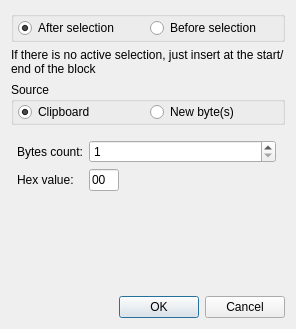
<?xml version="1.0" encoding="UTF-8"?>
<ui version="4.0">
<comment>
  * Released as open source by NCC Group Plc - http://www.nccgroup.com/
  *
  * Developed by Gabriel Caudrelier, gabriel dot caudrelier at nccgroup dot com
  *
  * https://github.com/nccgroup/pip3line
  *
  * Released under AGPL see LICENSE for more information
</comment>
 <class>InsertDialog</class>
 <widget class="QDialog" name="InsertDialog">
  <property name="geometry">
   <rect>
    <x>0</x>
    <y>0</y>
    <width>264</width>
    <height>327</height>
   </rect>
  </property>
  <property name="sizePolicy">
   <sizepolicy hsizetype="Maximum" vsizetype="Maximum">
    <horstretch>0</horstretch>
    <verstretch>0</verstretch>
   </sizepolicy>
  </property>
  <property name="windowTitle">
   <string>Insertion</string>
  </property>
  <layout class="QVBoxLayout" name="verticalLayout">
   <item>
    <widget class="QGroupBox" name="insertGroupBox">
     <property name="title">
      <string/>
     </property>
     <layout class="QHBoxLayout" name="horizontalLayout">
      <property name="spacing">
       <number>0</number>
      </property>
      <property name="leftMargin">
       <number>4</number>
      </property>
      <property name="topMargin">
       <number>0</number>
      </property>
      <property name="rightMargin">
       <number>0</number>
      </property>
      <property name="bottomMargin">
       <number>0</number>
      </property>
      <item>
       <widget class="QRadioButton" name="afterRadioButton">
        <property name="text">
         <string>After selection</string>
        </property>
        <property name="checked">
         <bool>true</bool>
        </property>
       </widget>
      </item>
      <item>
       <widget class="QRadioButton" name="beforeRadioButton">
        <property name="text">
         <string>Before selection</string>
        </property>
       </widget>
      </item>
     </layout>
    </widget>
   </item>
   <item>
    <widget class="QLabel" name="insertLabel">
     <property name="sizePolicy">
      <sizepolicy hsizetype="Minimum" vsizetype="Maximum">
       <horstretch>0</horstretch>
       <verstretch>0</verstretch>
      </sizepolicy>
     </property>
     <property name="text">
      <string>If there is no active selection, just insert at the start/end of the block</string>
     </property>
     <property name="wordWrap">
      <bool>true</bool>
     </property>
    </widget>
   </item>
   <item>
    <widget class="QGroupBox" name="typeGroupBox">
     <property name="title">
      <string>Source</string>
     </property>
     <layout class="QHBoxLayout" name="horizontalLayout_2">
      <property name="spacing">
       <number>0</number>
      </property>
      <property name="leftMargin">
       <number>4</number>
      </property>
      <property name="topMargin">
       <number>0</number>
      </property>
      <property name="rightMargin">
       <number>0</number>
      </property>
      <property name="bottomMargin">
       <number>0</number>
      </property>
      <item>
       <widget class="QRadioButton" name="clipboardRadioButton">
        <property name="text">
         <string>Clipboard</string>
        </property>
        <property name="checked">
         <bool>true</bool>
        </property>
       </widget>
      </item>
      <item>
       <widget class="QRadioButton" name="newBytesRadioButton">
        <property name="text">
         <string>New byte(s)</string>
        </property>
        <property name="checked">
         <bool>false</bool>
        </property>
       </widget>
      </item>
     </layout>
    </widget>
   </item>
   <item>
    <widget class="QStackedWidget" name="typeStackedWidget">
     <property name="currentIndex">
      <number>1</number>
     </property>
     <widget class="QWidget" name="clipboardPage">
      <layout class="QVBoxLayout" name="verticalLayout_3">
       <property name="spacing">
        <number>3</number>
       </property>
       <property name="margin">
        <number>0</number>
       </property>
       <item>
        <widget class="QGroupBox" name="clipboardGroupBox">
         <property name="sizePolicy">
          <sizepolicy hsizetype="Preferred" vsizetype="Preferred">
           <horstretch>0</horstretch>
           <verstretch>0</verstretch>
          </sizepolicy>
         </property>
         <property name="title">
          <string>Decode clipboard input as</string>
         </property>
         <property name="checkable">
          <bool>false</bool>
         </property>
         <layout class="QVBoxLayout" name="verticalLayout_2">
          <property name="spacing">
           <number>-1</number>
          </property>
          <property name="leftMargin">
           <number>4</number>
          </property>
          <property name="topMargin">
           <number>0</number>
          </property>
          <property name="rightMargin">
           <number>0</number>
          </property>
          <property name="bottomMargin">
           <number>0</number>
          </property>
          <item>
           <widget class="QRadioButton" name="textRadioButton">
            <property name="text">
             <string>Text (UTF-8)</string>
            </property>
            <property name="checked">
             <bool>true</bool>
            </property>
           </widget>
          </item>
          <item>
           <widget class="QRadioButton" name="hexRadioButton">
            <property name="text">
             <string>Hexadecimal</string>
            </property>
           </widget>
          </item>
          <item>
           <widget class="QRadioButton" name="escapedHexRadioButton">
            <property name="text">
             <string>Escaped Hexadecimal (i.e. \xFF\x01)</string>
            </property>
           </widget>
          </item>
          <item>
           <widget class="QRadioButton" name="cStyleRadioButton">
            <property name="text">
             <string>C-Style array (i.e. { 0xFF, 0x01 })</string>
            </property>
           </widget>
          </item>
          <item>
           <widget class="QRadioButton" name="base64RadioButton">
            <property name="text">
             <string>Base64 (RFC 2048)</string>
            </property>
           </widget>
          </item>
          <item>
           <widget class="QRadioButton" name="urlRadioButton">
            <property name="text">
             <string>Url encoded</string>
            </property>
           </widget>
          </item>
         </layout>
        </widget>
       </item>
      </layout>
     </widget>
     <widget class="QWidget" name="newBytesPage">
      <layout class="QFormLayout" name="formLayout">
       <property name="labelAlignment">
        <set>Qt::AlignLeading|Qt::AlignLeft|Qt::AlignVCenter</set>
       </property>
       <property name="leftMargin">
        <number>6</number>
       </property>
       <item row="0" column="0">
        <widget class="QLabel" name="countLabel">
         <property name="text">
          <string>Bytes count:</string>
         </property>
        </widget>
       </item>
       <item row="0" column="1">
        <widget class="QSpinBox" name="countSpinBox">
         <property name="minimum">
          <number>1</number>
         </property>
         <property name="maximum">
          <number>200</number>
         </property>
        </widget>
       </item>
       <item row="2" column="0">
        <widget class="QLabel" name="valueLabel">
         <property name="text">
          <string>Hex value:</string>
         </property>
        </widget>
       </item>
       <item row="2" column="1">
        <widget class="QLineEdit" name="valueLineEdit">
         <property name="maximumSize">
          <size>
           <width>30</width>
           <height>16777215</height>
          </size>
         </property>
         <property name="inputMask">
          <string>HH; </string>
         </property>
         <property name="text">
          <string>00</string>
         </property>
         <property name="maxLength">
          <number>2</number>
         </property>
         <property name="cursorPosition">
          <number>2</number>
         </property>
        </widget>
       </item>
      </layout>
     </widget>
    </widget>
   </item>
   <item>
    <widget class="QDialogButtonBox" name="buttonBox">
     <property name="orientation">
      <enum>Qt::Horizontal</enum>
     </property>
     <property name="standardButtons">
      <set>QDialogButtonBox::Cancel|QDialogButtonBox::Ok</set>
     </property>
    </widget>
   </item>
  </layout>
 </widget>
 <resources/>
 <connections>
  <connection>
   <sender>buttonBox</sender>
   <signal>accepted()</signal>
   <receiver>InsertDialog</receiver>
   <slot>accept()</slot>
   <hints>
    <hint type="sourcelabel">
     <x>252</x>
     <y>307</y>
    </hint>
    <hint type="destinationlabel">
     <x>157</x>
     <y>274</y>
    </hint>
   </hints>
  </connection>
  <connection>
   <sender>buttonBox</sender>
   <signal>rejected()</signal>
   <receiver>InsertDialog</receiver>
   <slot>reject()</slot>
   <hints>
    <hint type="sourcelabel">
     <x>263</x>
     <y>307</y>
    </hint>
    <hint type="destinationlabel">
     <x>286</x>
     <y>274</y>
    </hint>
   </hints>
  </connection>
 </connections>
</ui>
